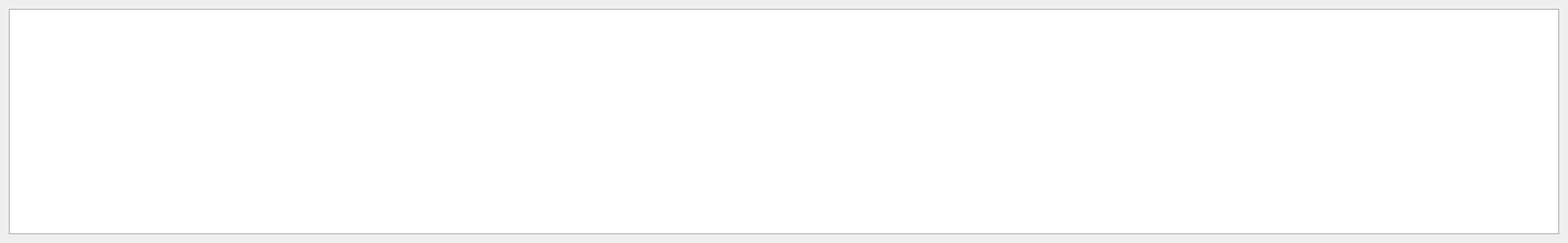
<?xml version="1.0" encoding="UTF-8"?>
<ui version="4.0">
 <class>ConsoleWindow</class>
 <widget class="QMainWindow" name="ConsoleWindow">
  <property name="enabled">
   <bool>true</bool>
  </property>
  <property name="geometry">
   <rect>
    <x>0</x>
    <y>0</y>
    <width>1616</width>
    <height>250</height>
   </rect>
  </property>
  <property name="windowTitle">
   <string>Console</string>
  </property>
  <property name="tabShape">
   <enum>QTabWidget::Rounded</enum>
  </property>
  <widget class="QWidget" name="centralwidget">
   <layout class="QGridLayout" name="gridLayout">
    <item row="0" column="0">
     <widget class="QTextEdit" name="txt_edit_console">
      <property name="enabled">
       <bool>true</bool>
      </property>
     </widget>
    </item>
   </layout>
  </widget>
  <widget class="QMenuBar" name="menubar">
   <property name="geometry">
    <rect>
     <x>0</x>
     <y>0</y>
     <width>1616</width>
     <height>26</height>
    </rect>
   </property>
  </widget>
 </widget>
 <resources/>
 <connections/>
</ui>
